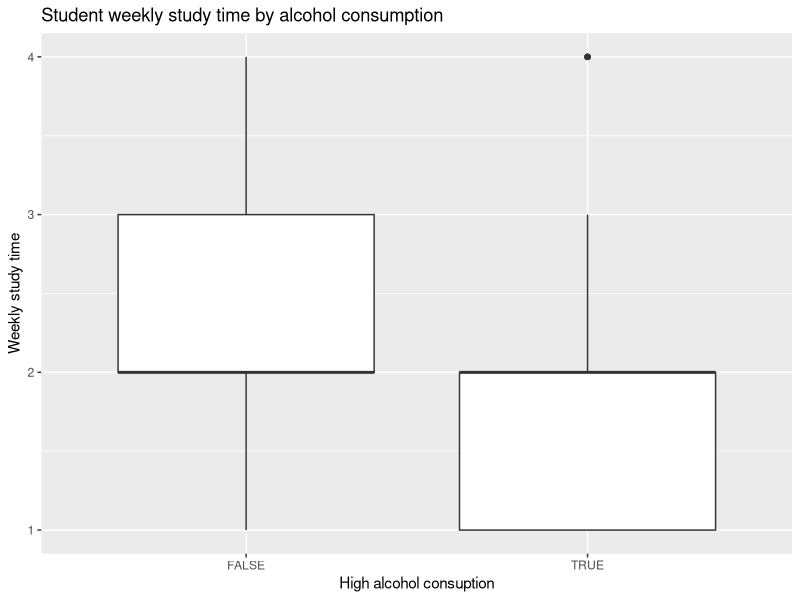
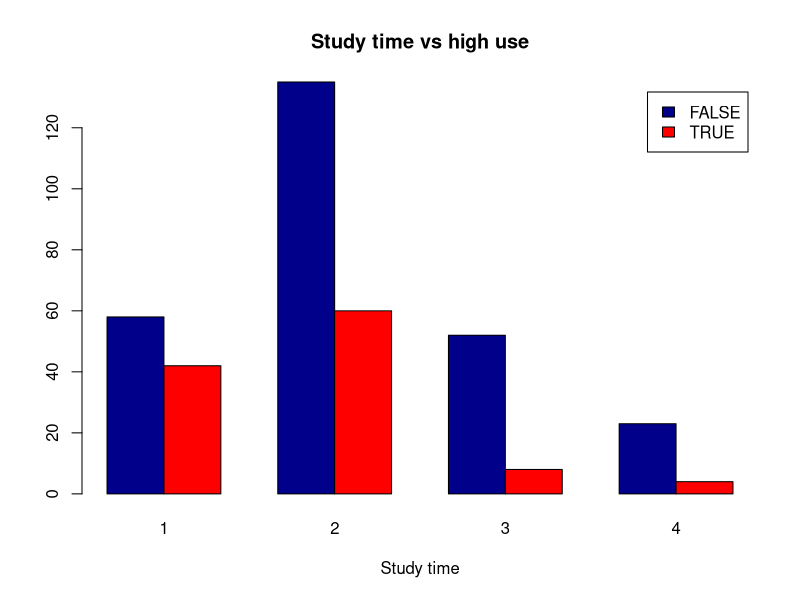
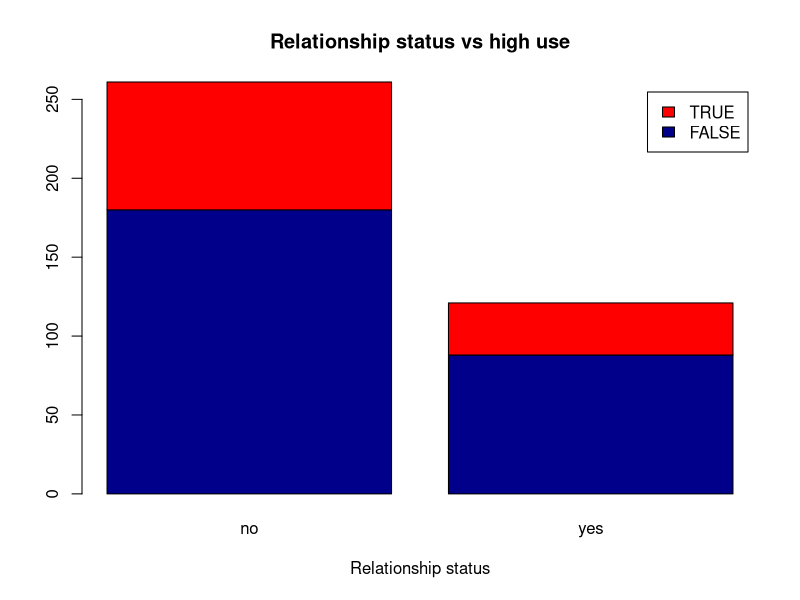
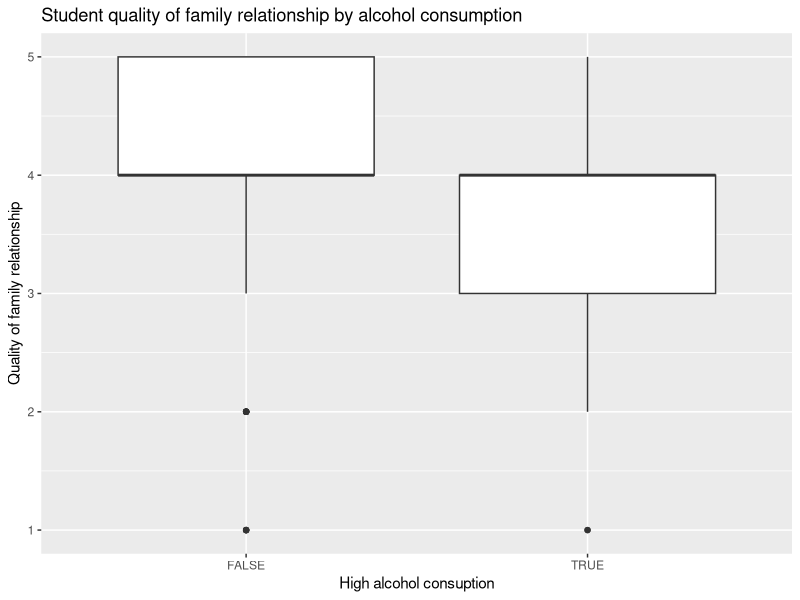
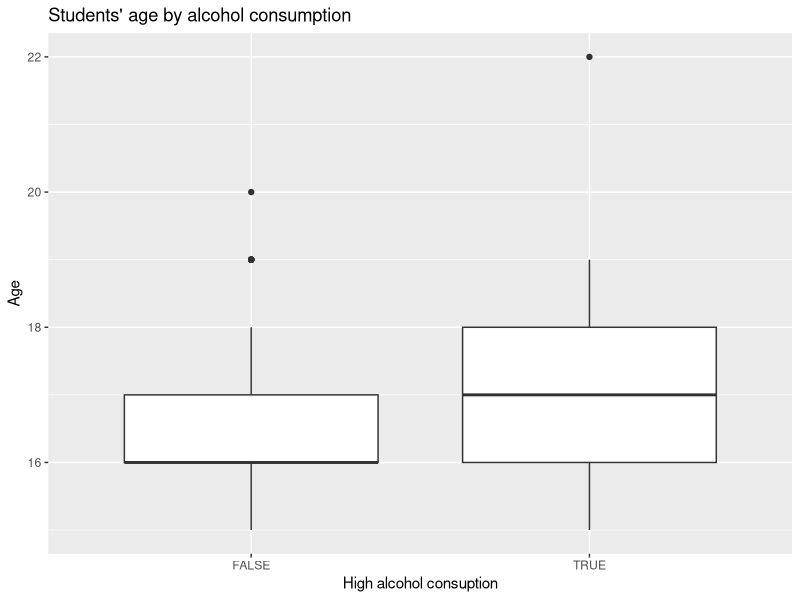

The R source for these figures, in order:
## ---- chunk 1
alc <- read.table("alc.txt", header = T, sep = ";")

## ---- chunk 2
colnames(alc)

str(alc)


## ---- chunk 3
library(ggplot2)
library(dplyr)

## ---- chunk 4
summary(alc$studytime)

## ---- chunk 5
g1 <- ggplot(alc, aes(x = high_use, y= studytime))
g1 + geom_boxplot(aes()) + xlab("High alcohol consuption") + ylab("Weekly study time") + ggtitle("Student weekly study time by alcohol consumption")

## ---- chunk 6
table_studytime <- xtabs(~high_use+studytime, data=alc)
ftable(table_studytime)
## ---- chunk 7
counts_studytime <- table(alc$high_use, alc$studytime)
barplot(counts_studytime, main="Study time vs high use",
  xlab="Study time", col=c("darkblue","red"),
 	legend = rownames(counts_studytime), beside=TRUE)
## ---- chunk 8
summary(alc$romantic)

## ---- chunk 9
table_romantic <- xtabs(~high_use+romantic, data=alc)
ftable(table_romantic)
## ---- chunk 10
counts_romantic <- table(alc$high_use, alc$romantic)
barplot(counts_romantic, main="Relationship status vs high use",
  xlab="Relationship status", col=c("darkblue","red"),
 	legend = rownames(counts_romantic))
## ---- chunk 11
summary(alc$famrel)

## ---- chunk 12
table_famrel <- xtabs(~high_use+famrel, data=alc)
ftable(table_famrel)
## ---- chunk 13
g2 <- ggplot(alc, aes(x = high_use, y= famrel))
g2 + geom_boxplot(aes()) + xlab("High alcohol consuption") + ylab("Quality of family relationship") + ggtitle("Student quality of family relationship by alcohol consumption")

## ---- chunk 14
summary(alc$age)

## ---- chunk 15
g3 <- ggplot(alc, aes(x = high_use, y= age))
g3 + geom_boxplot(aes()) + xlab("High alcohol consuption") + ylab("Age") + ggtitle("Students' age by alcohol consumption")

